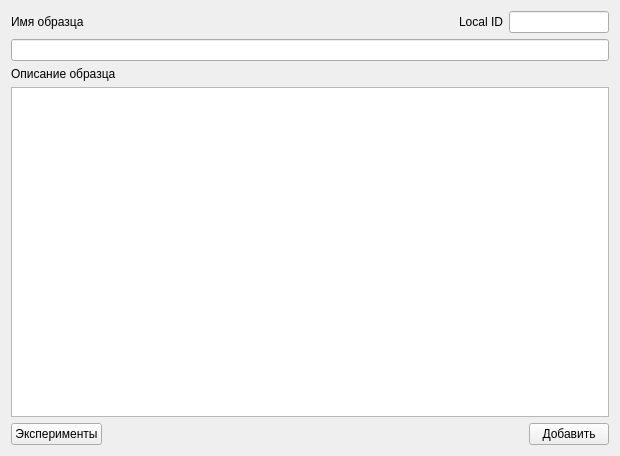
<?xml version="1.0" encoding="UTF-8"?>
<ui version="4.0">
 <class>Form</class>
 <widget class="QWidget" name="Form">
  <property name="geometry">
   <rect>
    <x>0</x>
    <y>0</y>
    <width>620</width>
    <height>456</height>
   </rect>
  </property>
  <property name="windowTitle">
   <string>...</string>
  </property>
  <layout class="QVBoxLayout" name="verticalLayout">
   <item>
    <layout class="QHBoxLayout" name="horizontalLayout_2">
     <item>
      <widget class="QLabel" name="label">
       <property name="text">
        <string>Имя образца</string>
       </property>
      </widget>
     </item>
     <item>
      <widget class="QLabel" name="label_3">
       <property name="text">
        <string>Local ID</string>
       </property>
       <property name="alignment">
        <set>Qt::AlignmentFlag::AlignRight|Qt::AlignmentFlag::AlignTrailing|Qt::AlignmentFlag::AlignVCenter</set>
       </property>
      </widget>
     </item>
     <item>
      <widget class="QLineEdit" name="lid_le">
       <property name="maximumSize">
        <size>
         <width>100</width>
         <height>16777215</height>
        </size>
       </property>
      </widget>
     </item>
    </layout>
   </item>
   <item>
    <widget class="QLineEdit" name="name_le"/>
   </item>
   <item>
    <widget class="QLabel" name="label_2">
     <property name="text">
      <string>Описание образца</string>
     </property>
    </widget>
   </item>
   <item>
    <widget class="QPlainTextEdit" name="desc_te"/>
   </item>
   <item>
    <layout class="QHBoxLayout" name="horizontalLayout">
     <item>
      <widget class="QPushButton" name="find_bt">
       <property name="text">
        <string>Эксперименты</string>
       </property>
      </widget>
     </item>
     <item>
      <spacer name="horizontalSpacer">
       <property name="orientation">
        <enum>Qt::Orientation::Horizontal</enum>
       </property>
       <property name="sizeHint" stdset="0">
        <size>
         <width>40</width>
         <height>20</height>
        </size>
       </property>
      </spacer>
     </item>
     <item>
      <widget class="QPushButton" name="add_bt">
       <property name="text">
        <string>Добавить</string>
       </property>
      </widget>
     </item>
    </layout>
   </item>
  </layout>
 </widget>
 <resources/>
 <connections/>
</ui>
